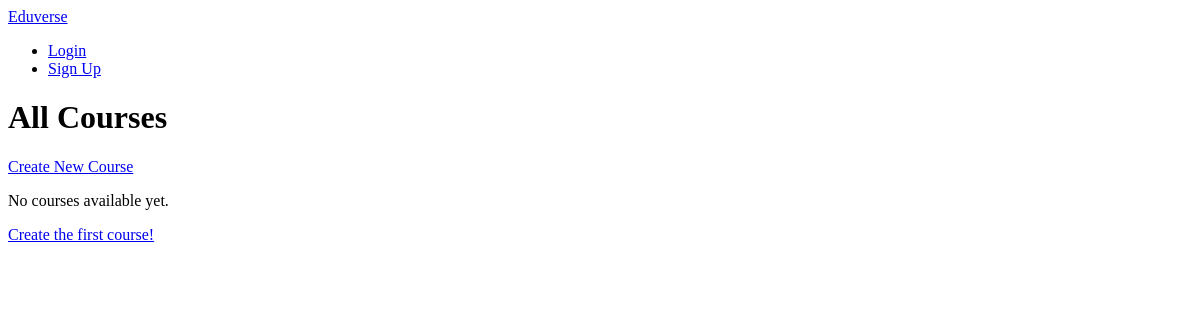
Page /courses/ on the earlier database version.
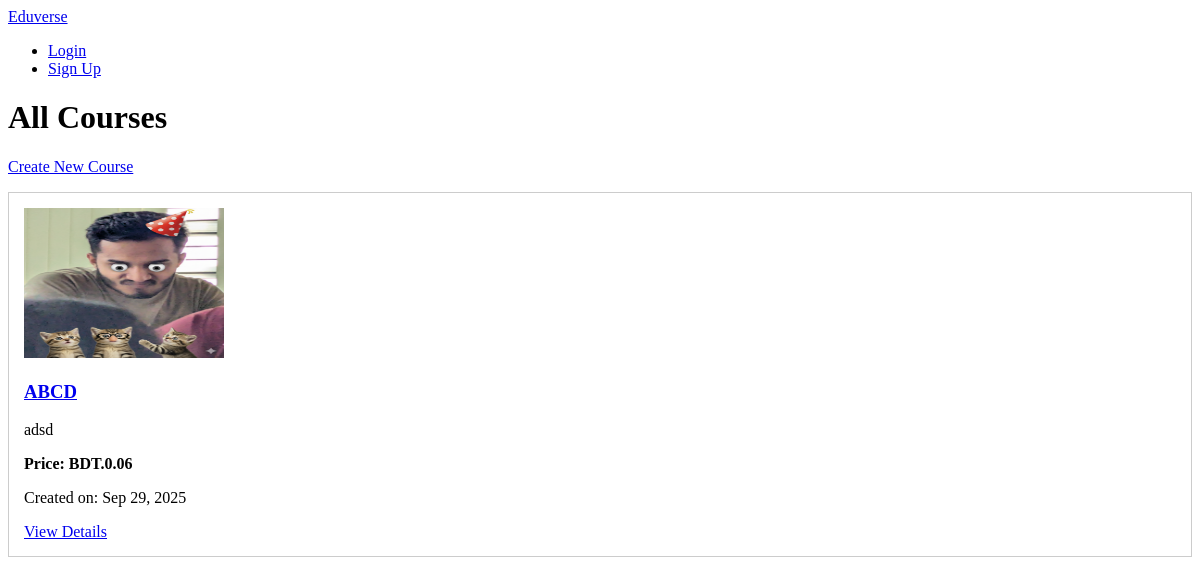
Same page on the later database version.
### courses/models.py (models this page shows, shortened)
class Course(models.Model):
    instructor = models.ForeignKey(
        settings.AUTH_USER_MODEL,
        on_delete=models.CASCADE,
        related_name="courses",
        null = True,
        blank = True
    )
    title = models.CharField(max_length=200)
    description = models.TextField()
    thumbnail = models.ImageField(upload_to='course_thumbnails/', blank=True, null=True)
    price = models.DecimalField(max_digits=8, decimal_places=2)
    created_at = models.DateTimeField(auto_now_add=True)
    updated_at = models.DateTimeField(auto_now=True)
    class Meta:
        ordering = ['-created_at']

### courses/views.py (the view)
# urls.py: path('', views.course_list, name='course_list'),
def course_list(request):
    courses = Course.objects.all()
    return render(request, 'courses/course_list.html', {'courses': courses})

### courses/templates/courses/course_list.html (shortened to what this page needs)
{% extends 'base.html' %}
{% block content %}
<h1>All Courses</h1>
<p><a href="{% url 'courses:course_create' %}">Create New Course</a></p>
{% if courses %}
    {% for course in courses %}
        <div style="border: 1px solid #ccc; margin: 10px 0; padding: 15px;">
            {% if course.thumbnail %}
                <img src="{{ course.thumbnail.url }}" alt="{{ course.title }}" style="width: 200px; height: 150px;">
            {% endif %}
            <h3><a href="{% url 'courses:course_detail' course.pk %}">{{ course.title }}</a></h3>
            <p>{{ course.description|truncatewords:20 }}</p>
            <p><strong>Price: BDT.{{ course.price }}</strong></p>
            <p>Created on: {{ course.created_at|date:"M d, Y" }}</p>
            <a href="{% url 'courses:course_detail' course.pk %}">View Details</a>
        </div>
    {% endfor %}
{% else %}
    <p>No courses available yet.</p>
    <p><a href="{% url 'courses:course_create' %}">Create the first course!</a></p>
{% endif %}
{% endblock %}

Differences in the rows shown:
added Course: thumbnail (picture), title "ABCD", description "adsd", price "0.06", created_at "Sep 29, 2025"
Other differences:
text no longer shown: "No courses available yet. Create the first course!"
